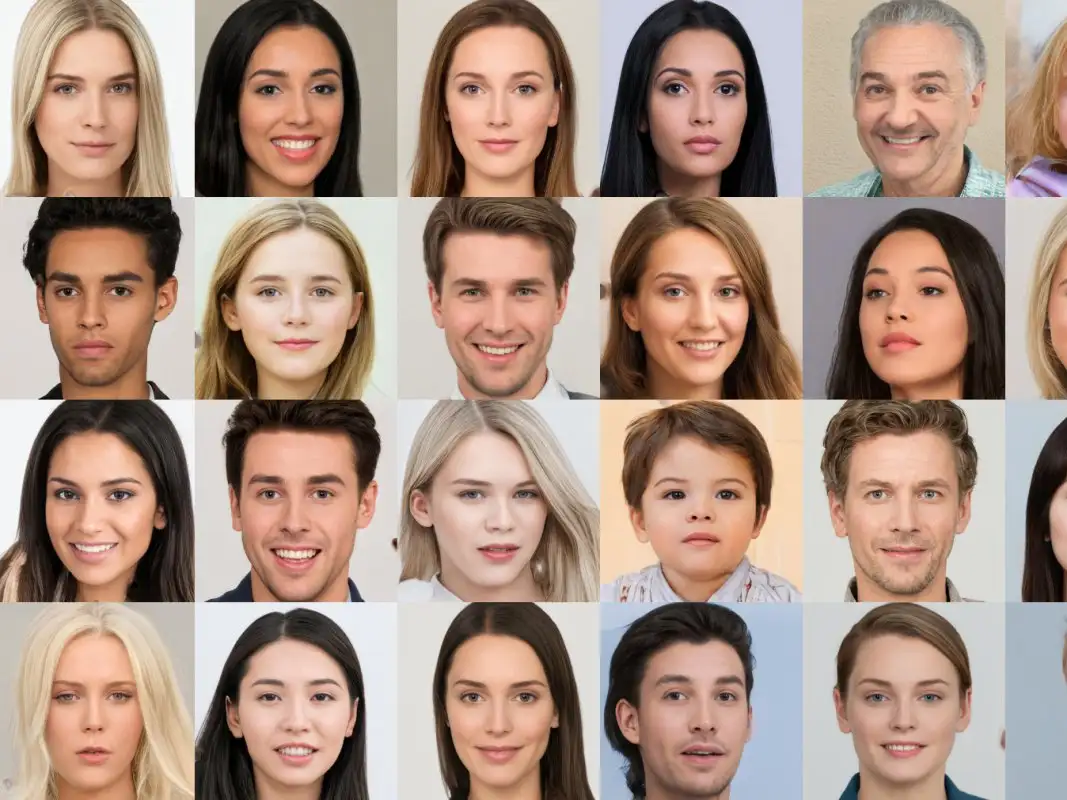
#> input picture test1.jpg, 1067 x 800 px
$ python main.py
#> lines starting #> are read from the running program, lines starting #| are printed output that depends on the picture; after the words box and inside, x2 and y2 are one past the last pixel; in counts of white or black regions, pixels touching at a corner belong together
import cv2

img = cv2.imread('test1.jpg')
#> img is the input picture: shape (800, 1067, 3); mean B, G, R 131.7, 145.6, 170.1
grey_im = cv2.cvtColor(img, cv2.COLOR_BGR2GRAY)
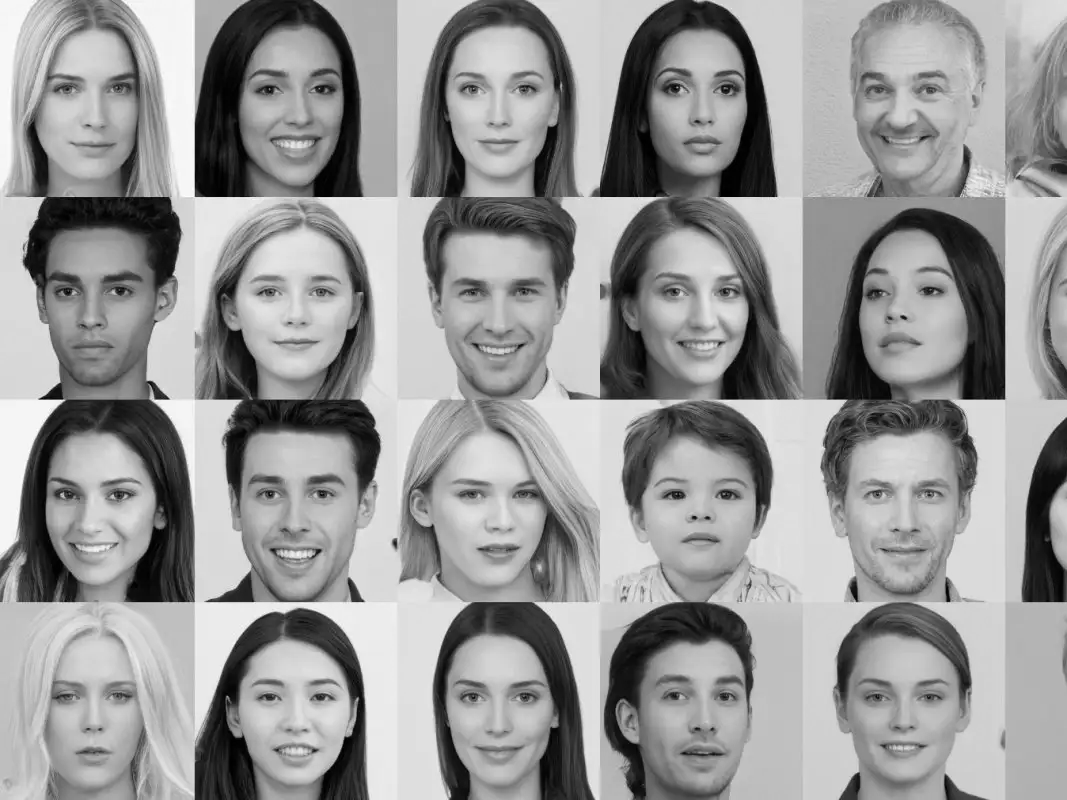
#> grey_im: shape (800, 1067); min 0, max 255, mean 151.3
face_cascade = cv2.CascadeClassifier('haarcascade_frontalface_default.xml')
eye_cascade = cv2.CascadeClassifier('haarcascade_eye.xml')
faces_rect = face_cascade.detectMultiScale(grey_im, 1.1, 9)
#> faces_rect = 20 rows, first 6: [432, 37, 132, 132], [434, 646, 131, 131], [28, 41, 129, 129], [31, 646, 127, 127], [24, 236, 140, 140], [636, 40, 129, 129]
eye_rect = eye_cascade.detectMultiScale(grey_im, 1.1, 9)
#> eye_rect = 45 rows, first 6: [880, 3, 27, 27], [49, 73, 31, 31], [104, 73, 30, 30], [508, 72, 33, 33], [250, 71, 35, 35], [304, 72, 34, 34]

for (x, y, w, h) in faces_rect:
    cv2.rectangle(img, (x, y), (x+w, y+h), (0, 255, 0), 2)
#> this loop made 20 passes
#> (x, y, w, h) on passes 1 to 12: (432, 37, 132, 132), (434, 646, 131, 131), (28, 41, 129, 129), (31, 646, 127, 127), (24, 236, 140, 140), (636, 40, 129, 129), (219, 433, 151, 151), (633, 241, 133, 133), (28, 441, 136, 136), (426, 439, 142, 142), (836, 642, 135, 135), (630, 640, 139, 139)
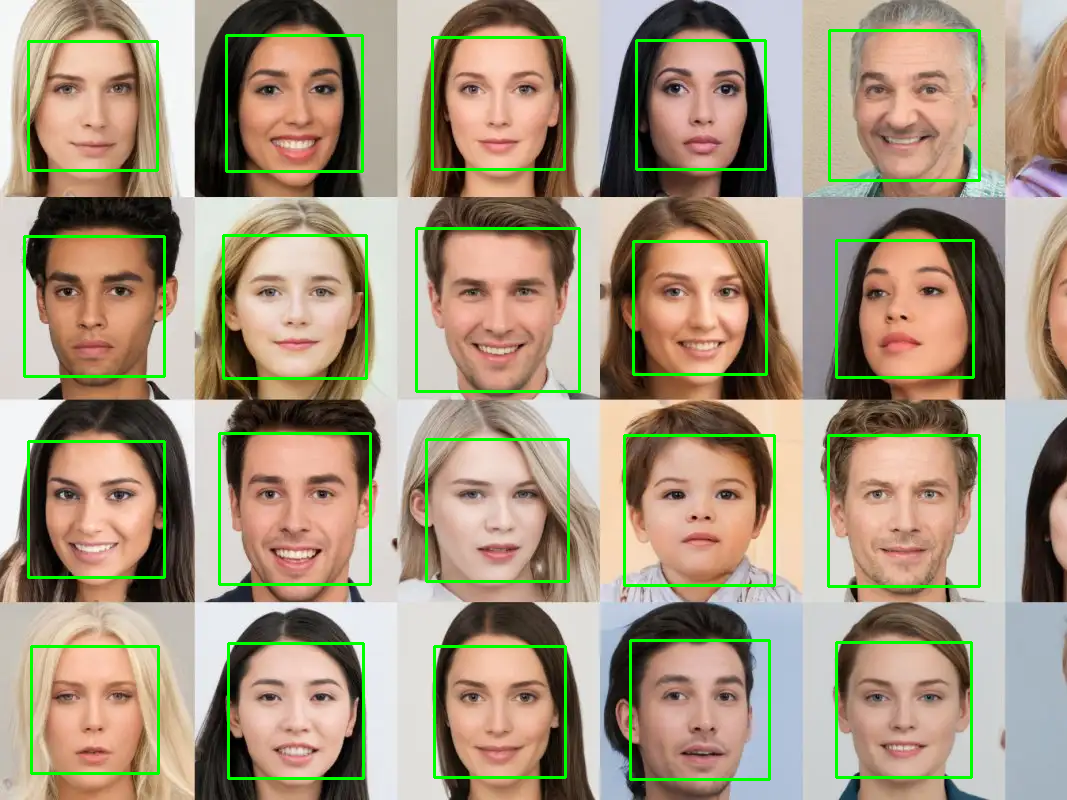
#> img: shape (800, 1067, 3); 3.91% of pixels changed, all inside (x1, y1, x2, y2) = (23, 29, 981, 781)

for (x, y, w, h) in eye_rect:
    cv2.rectangle(img, (x, y), (x+w, y+h), (0, 0, 255), 2)
#> this loop made 45 passes
#> (x, y, w, h) on passes 1 to 12: (880, 3, 27, 27), (49, 73, 31, 31), (104, 73, 30, 30), (508, 72, 33, 33), (250, 71, 35, 35), (304, 72, 34, 34), (453, 71, 35, 35), (656, 70, 35, 35), (710, 73, 31, 31), (859, 71, 37, 37), (910, 72, 35, 35), (100, 272, 36, 36)
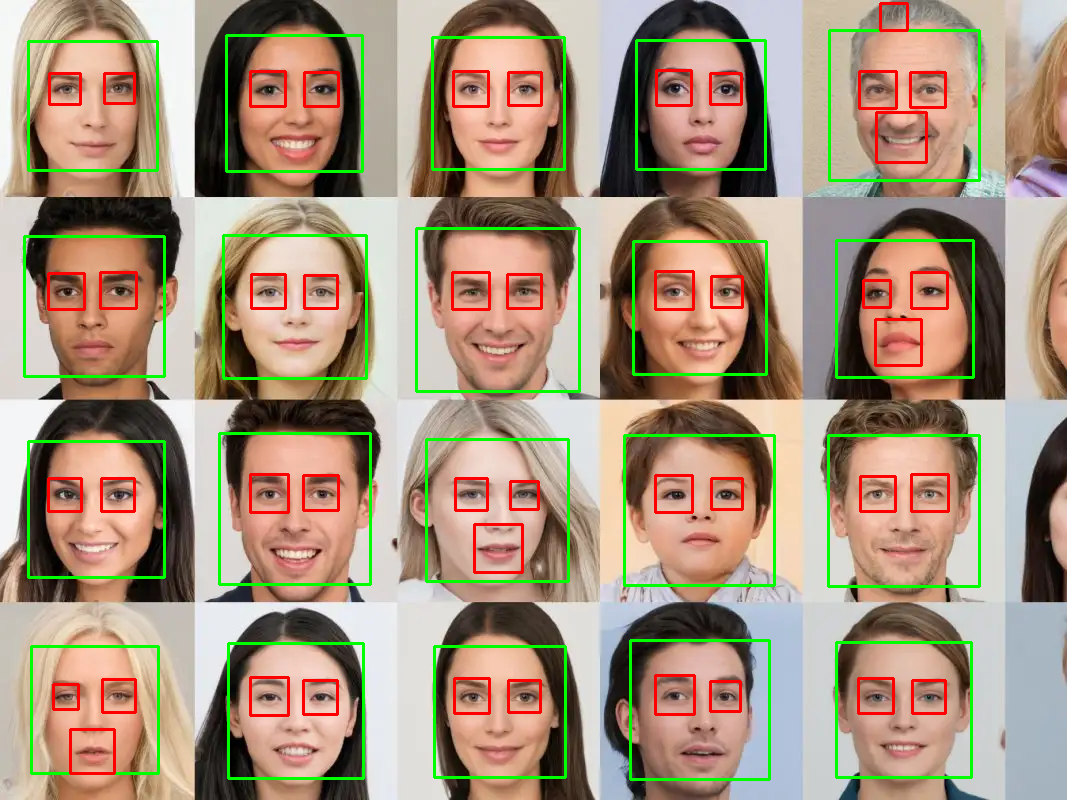
#> img: shape (800, 1067, 3); 2.18% of pixels changed, all inside (x1, y1, x2, y2) = (47, 2, 950, 775)

cv2.imshow('Detected', img)
cv2.waitKey(0)
